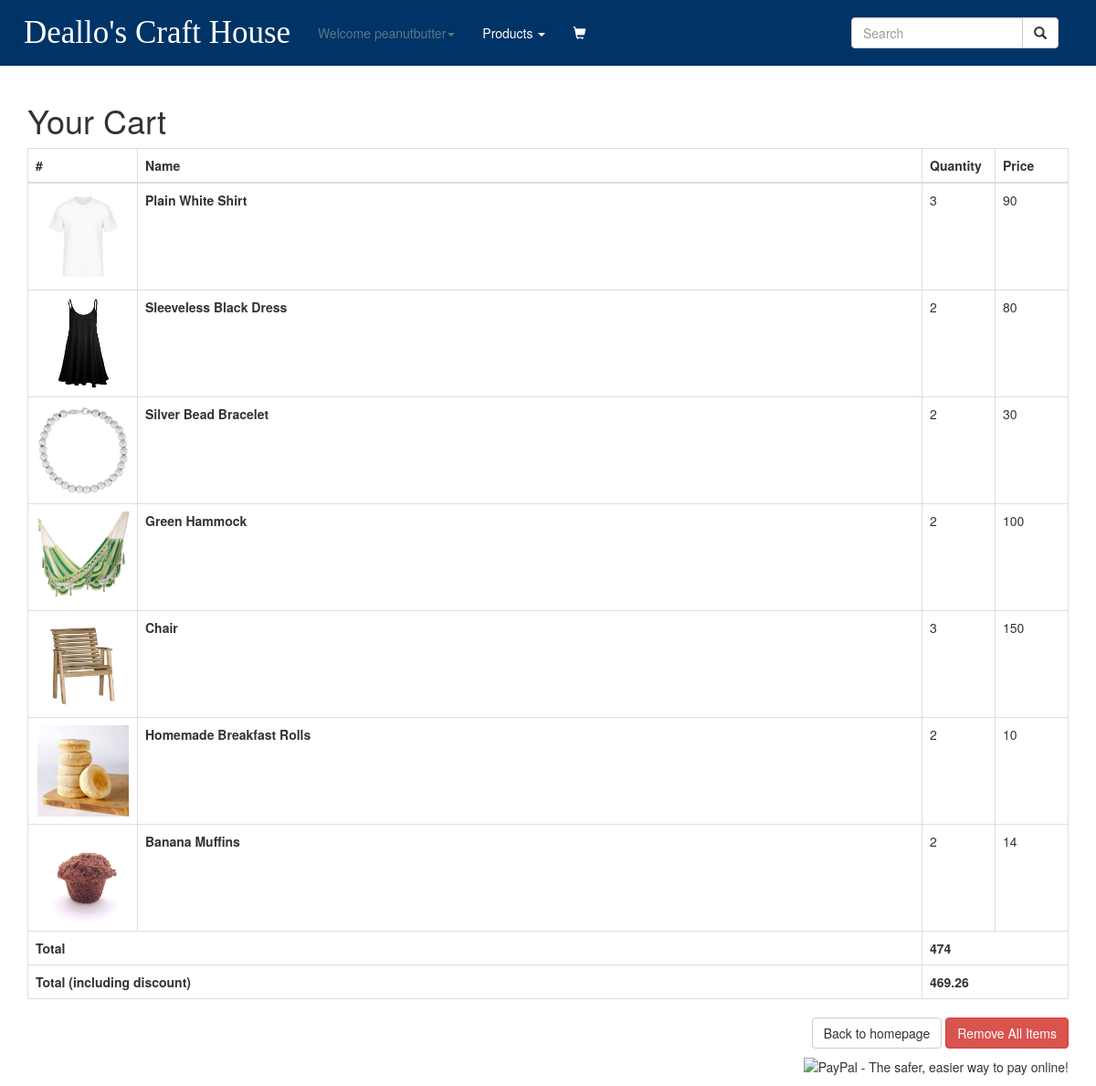
The page /pages/order.php (signed in) on the database as committed earlier.
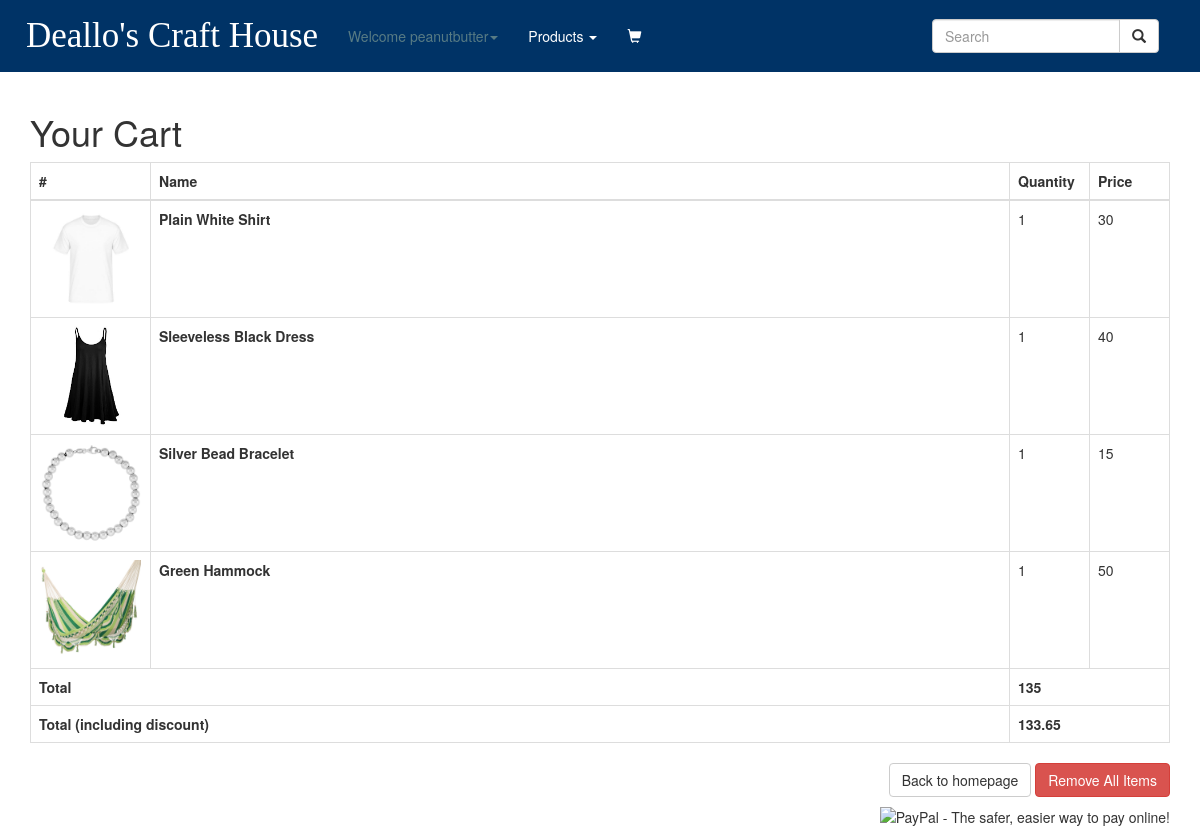
The same page on the database as committed later.
### tables this page shows
CREATE TABLE `shopping` (
  `id_user` int(2) NOT NULL,
  `id` int(11) NOT NULL,
  `amount_quantity` varchar(10) NOT NULL,
  `amount_price` double NOT NULL,
  `order_number` int(7) NOT NULL
);

CREATE TABLE `product` (
  `id` int(11) NOT NULL,
  `name` varchar(80) NOT NULL,
  `summary` varchar(255) NOT NULL,
  `price` double NOT NULL,
  `quantity` varchar(10) NOT NULL,
  `image` varchar(100) NOT NULL,
  `product_owner` varchar(255) NOT NULL,
  `category` varchar(255) NOT NULL
);

### pages/order.php (the view, shortened to what this page needs)
<?php
include "../includes/product_config.php";
if(isset($_POST['shopping'])){
    $user = $_POST['ui'];
    $idpro = $_POST['id'];
    $aq = $_POST['aq'];
    $ap = $_POST['ap'];
    $order = $_POST['order'];
    $stmt = $dbh->prepare("INSERT INTO shopping VALUES (?,?,?,?,?)");
    $stmt->bindParam(1, $user);
    $stmt->bindParam(2, $idpro);
    $stmt->bindParam(3, $aq);
    $stmt->bindParam(4, $ap);
    $stmt->bindParam(5, $order);
    $stmt->execute();
} else{
            ?>
<!DOCTYPE html>
<html lang="en">
  <head>
    <link rel="stylesheet=" href="styles/bootstrap/bootstrap.css">
    <link rel="stylesheet" href="https://maxcdn.bootstrapcdn.com/bootstrap/3.3.7/css/bootstrap.min.css">
    <link rel="stylesheet" href="../styles/test.css">
  </head>
  <body>
 <div class="navbar navbar-custom nav-fixed-top" role="navigation">
  <div class="navbar-header">
    <a class="navbar-brand" rel="home" href="../index.php">Deallo's Craft House</a>
  </div>
  <div class="collapse navbar-collapse">
    <div class="col-sm-3 col-md-3 navbar-right">
      <form class="navbar-form" role="search">
      <div class="input-group ">
        <input type="text" class="form-control" placeholder="Search" name="srch-term" id="srch-term">
        <div class="input-group-btn">
          <button class="btn btn-default" type="submit"><i class="glyphicon glyphicon-search"></i></button>
        </div>
      </div>
      </form>
    </div>
    <ul class="nav navbar-nav">
    <li class="dropdown">
     <?php  if (isset($_SESSION['username'])) : ?>
              <a href="products.php" class="dropdown-toggle" data-toggle="dropdown" style="color: #577B84">Welcome <?php echo $_SESSION['username'] ?><b class="caret"></b></a>
            </li>
       <?php endif ?>
      <li class="dropdown">
              <a href="products.php" class="dropdown-toggle" data-toggle="dropdown">Products <b class="caret"></b></a>
      </li>
      <li>
        <span class="navbar-text navbar-right"><span class="glyphicon glyphicon-shopping-cart glyphicon-2x my-cart-icon"><span class="badge badge-notify my-cart-badge"></span></></span>
      </li>
    </ul>
  </div>
</div>
    <div class="container">
        <h1>Your Cart</h1>
        <table class="table table-bordered">
            <thead>
                <tr>
                    <th>#</th>
                    <th>Name</th>
                    <th>Quantity</th>
                    <th>Price</th>
                </tr>
            </thead>
            <tbody>
                <?php
                $stmt = $dbh->prepare("SELECT * FROM shopping a, product b where a.id=b.id and a.id_user = 1");
                if ($stmt->execute()) {
                  while ($row = $stmt->fetch()) {
                ?>
                <tr>
                    <td width="120"><img src="../images/product_images/<?php echo $row['image'] ?>" style="width:100px"/></td>
                    <td><strong><?php echo $row['name'] ?></strong></td>
                    <td width="80"><?php echo $row['amount_quantity'] ?></td>
                    <td width="80"><?php echo $row['amount_price'] ?></td>
                </tr>
                <?php
                  }
                }
                ?>
            </tbody>
            <tfoot>
                <?php
                $stmt2 = $dbh->prepare("SELECT sum(amount_price) as ap2 FROM shopping where id_user = 1");
                $stmt2->execute();
                $row2 = $stmt2->fetch();
                ?>
                <tr>
                    <th colspan="2">Total</th>
                    <th colspan="2"><?php echo $row2['ap2'] ?></th>
                </tr>
                <tr>
                    <th colspan="2">Total (including discount)</th>
                    <th colspan="2"><?php echo $row2['ap2']*0.99 ?></th>
                </tr>
            </tfoot>
        </table>
        <p class="text-right"><a href="products.php" class="btn btn-default">Back to homepage</a> <a href="?del=1" class="btn btn-danger">Remove All Items</a></p>
        <div class="paypal_checkout">
        <p class="text-right">
            <form action="https://www.sandbox.paypal.com/cgi-bin/webscr" method="post" target="_top" align="right">
                <input type="image" src="https://www.sandbox.paypal.com/en_US/i/btn/btn_buynow_SM.gif" border="0" name="submit" alt="PayPal - The safer, easier way to pay online!">
            </form>
        </p>
        </div>
    </div>
  </body>
</html>
<?php
 }
?>

### styles/test.css (style rules this page uses)
body { background-color: #FFFFFF; }
a { color: inherit; }
.navbar { border-radius:none !important; padding: 10px; -webkit-border-radius: 0; -moz-border-radius: 0; border-radius: 0; }
.navbar-brand { font-family: queenFont; }
.navbar-custom { background-color:#003366; background-image: none; color:#FFF; }
.navbar-nav > li > a { color:#FFF; }
.navbar-brand { color:#FFF; font-size:250%; }
img { margin: auto; display: block; }

Rows that differ between the two databases and show on the page:
removed shopping: id.image (picture), id.name "Chair", amount_quantity "3", amount_price "150"
removed shopping: id.image (picture), id.name "Homemade Breakfast Rolls", amount_quantity "2", amount_price "10"
removed shopping: id.image (picture), id.name "Banana Muffins", amount_quantity "2", amount_price "14"
changed shopping "Plain White Shirt": amount_quantity "3" → "1"; amount_price "90" → "30"
changed shopping "Sleeveless Black Dress": amount_quantity "2" → "1"; amount_price "80" → "40"
changed shopping "Silver Bead Bracelet": amount_quantity "2" → "1"; amount_price "30" → "15"
changed shopping "Green Hammock": amount_quantity "2" → "1"; amount_price "100" → "50"
Other text that changed with them:
$row2['ap2']: "474" → "135"
$row2['ap2']*0.99: "469.26" → "133.65"
